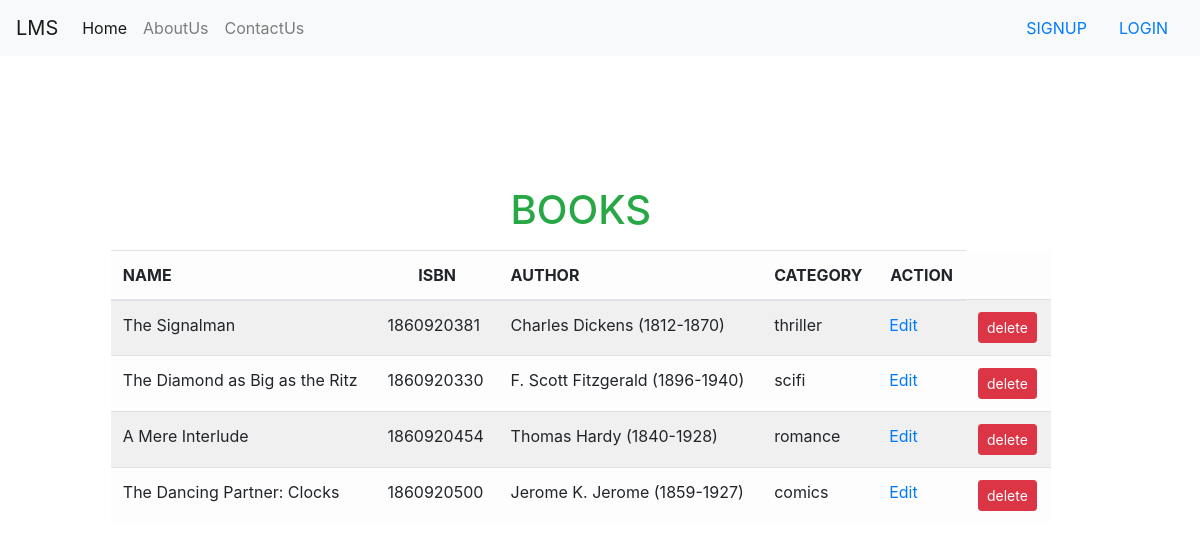
/dashboard/, run on the app's committed database.
### myapp/models.py (models this page shows)
class Book(models.Model):
    catchoice= [
        ('education', 'Education'),
        ('entertainment', 'Entertainment'),
        ('comics', 'Comics'),
        ('biography', 'Biography'),
        ('history', 'History'),
        ('novel', 'Novel'),
        ('fantasy', 'Fantasy'),
        ('thriller', 'Thriller'),
        ('romance', 'Romance'),
        ('scifi','Sci-Fi')
        ]
    name=models.CharField(max_length=30)
    isbn=models.IntegerField()
    author=models.CharField(max_length=40)
    category=models.CharField(max_length=30,choices=catchoice,default='education')

### myapp/views.py (the view)
# urls.py: path('dashboard/', views.dashboard, name='dashboard'),
def dashboard(request):
    ap=Book.objects.all()
    return render(request,'myapp/dashboard.html',{'ap':ap})

### myapp/templates/myapp/dashboard.html (shortened to what this page needs)
{% extends 'myapp/base.html' %}
{% block content %}
<div class="col-sm-10">
<h3 class="text-white my-5">Dashboard </h3>
<div class="col-12 offset-1">
        <h1 class="text-center text-success">BOOKS</h1>
        <table class="table table-striped table-light my-3">
  <thead>
    <tr>
      <th scope="col">NAME</th>
      <th scope="col " class="text-center">ISBN</th>
      <th scope="col">AUTHOR</th>
        <th scope="col">CATEGORY</th>
        <th scope="col" class="text-center">ACTION</th>
    </tr>
  </thead>
  <tbody>
    {% for m in ap %}
            <tr>
                <td scope="row">{{m.name}}</td>
                <td>{{m.isbn}}</td>
                <td>{{m.author}}</td>
                <td>{{m.category}}</td>
                <td><a href="{% url 'updatebook' m.id  %}">Edit</td>
                <td>
                    <form action="{% url 'deletebook' m.id %}" class="d-inline" method="post">
  <input type="submit" value="delete" class="btn btn-danger btn-sm">
                </td>
            </tr>
            {% endfor %}
  </tbody>
</table>
    </div>
</div>
{% endblock %}

### myapp/templates/myapp/base.html (shortened to what this page needs)
<!doctype html>
<html lang="en">
  <head>
    <link rel="stylesheet" href="https://cdn.jsdelivr.net/npm/bootstrap@4.0.0/dist/css/bootstrap.min.css">
  </head>
  <body>
    {% include 'myapp/navbar.html' %}
    {% block content %}
{% endblock %}
  </body>
</html>

### myapp/templates/myapp/navbar.html (shortened to what this page needs)
<nav class="navbar navbar-expand-lg navbar-light bg-light">
  <a class="navbar-brand" href="{% url 'home' %}">LMS</a>
  <div class="collapse navbar-collapse" id="navbarSupportedContent">
    <ul class="navbar-nav mr-auto">
      <li class="nav-item active">
        <a class="nav-link" href="{% url 'home' %}">Home <span class="sr-only">(current)</span></a>
      </li>
      <li class="nav-item">
        <a class="nav-link" href="{% url 'about' %}">AboutUs</a>
      </li>
         <li class="nav-item">
        <a class="nav-link" href="{% url 'contact' %}">ContactUs</a>
      </li>
    </ul>
      <form class="form-inline my-2 my-lg-0" action="{% url 'home' %}">
        {% if request.user.is_authenticated %}
          <a class="nav-link" href="{% url 'dashboard' %}">DASHBOARD</a>
        <a class="nav-link" href="{% url 'viewbook' %}" >VIEW BOOK</a>
        <a class="nav-link" href="{% url 'addbook' %}" >ADD BOOK</a>
          <a class="nav-link" href="{% url 'logout' %}">LOGOUT</a>
        {% else %}
          <a class="nav-link" href="{% url 'signup' %}">SIGNUP</a>
          <a class="nav-link" href="{% url 'login' %}">LOGIN</a>
        {% endif %}
      </form>
  </div>
</nav>

### data on the page
Book: name "The Signalman", isbn "1860920381", author "Charles Dickens (1812-1870)", category "thriller"
Book: name "The Diamond as Big as the Ritz", isbn "1860920330", author "F. Scott Fitzgerald (1896-1940)", category "scifi"
Book: name "A Mere Interlude", isbn "1860920454", author "Thomas Hardy (1840-1928)", category "romance"
Book: name "The Dancing Partner: Clocks", isbn "1860920500", author "Jerome K. Jerome (1859-1927)", category "comics"
